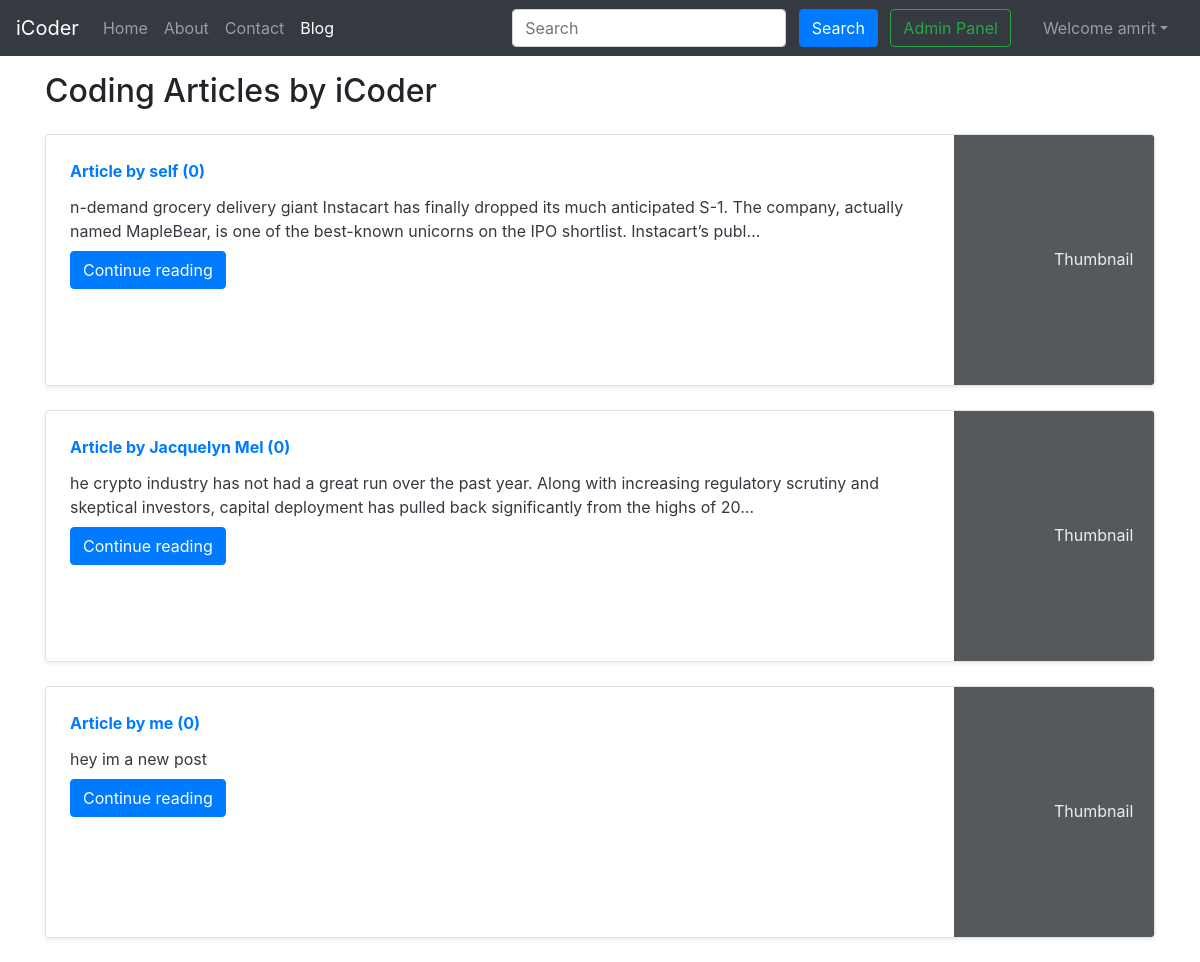
Page /blog/ (signed in) on the committed database.
### blog/models.py (models this page shows, shortened)
class post(models.Model):
    sno = models.AutoField(primary_key=True)
    title = models.CharField(max_length=255)
    content = models.TextField()
    author = models.CharField(max_length=13)
    slug = models.CharField(max_length=150)
    views = models.IntegerField(default=0)
    timeStamp = models.DateTimeField(blank=True)

### blog/views.py (the view)
# urls.py: path('', views.bloghome, name='bloghome'),
def bloghome(request):
    allPosts = post.objects.all()
    context = {'allPosts': allPosts}
    return render(request, "blog/blogHome.html", context)

### templates/blog/bloghome.html (shortened to what this page needs)
{% extends 'base.html' %}
{% block blogactive %} active {% endblock blogactive %}
{% block body %}
<div class="container my-3">
    <h2>Coding Articles by iCoder</h2>
    {% for post in allPosts  %}
    <div class="row no-gutters border rounded overflow-hidden flex-md-row mb-4 shadow-sm h-md-250 my-4 position-relative">
        <div class="col p-4 d-flex flex-column position-static">
            <strong class="d-inline-block mb-2 text-primary">Article  by {{post.author}} ({{post.views}})</strong>
            <h3 class="mb-0"><a class="text-dark" href="/blog/{{post.slug}}"{{post.title}} </a> </h3>
            <p class="card-text mb-auto">{{post.content|safe |truncatechars:200}}</p>
            <div class="my-2">
            	<a href="/blog/{{post.slug}}" role="button" class="btn btn-primary">Continue reading</a>
            </div>
        </div>
        <div class="col-auto d-none d-lg-block">
            <svg class="bd-placeholder-img" width="200" height="250" xmlns="http://www.w3.org/2000/svg" preserveAspectRatio="xMidYMid slice" focusable="false" role="img" aria-label="Placeholder: Thumbnail">
                <rect width="100%" height="100%" fill="#55595c"></rect><text x="50%" y="50%" fill="#eceeef" dy=".3em">Thumbnail</text>
            </svg>
        </div>
        </div>
        {% endfor %}
    </div>
 {% endblock %}

### templates/base.html (shortened to what this page needs)
<!doctype html>
<html lang="en">
  <head>
    <link rel="stylesheet" href="https://stackpath.bootstrapcdn.com/bootstrap/4.5.2/css/bootstrap.min.css">
  </head>
  <body>
    <nav class="navbar navbar-expand-lg navbar-dark bg-dark">
        <a class="navbar-brand" href="/">iCoder</a>
        <div class="collapse navbar-collapse" id="navbarSupportedContent">
          <ul class="navbar-nav mr-auto">
            <li class="nav-item {% block homeactive %}  {% endblock homeactive %}">
              <a class="nav-link" href="/">Home <span class="sr-only">(current)</span></a>
            </li>
            <li class="nav-item {% block aboutactive %}  {% endblock aboutactive %}" >
              <a class="nav-link" href="/about">About</a>
            </li>
            <li class="nav-item {% block contactactive %}  {% endblock contactactive %} ">
              <a class="nav-link" href="/contact">Contact</a>
            </li>
            <li class="nav-item {% block blogactive %}  {% endblock blogactive %} ">
              <a class="nav-link" href="/blog">Blog</a>
            </li>
          </ul>
          <div class="ml-auto form-inline ">
          <form method="get" action="/search"class="my-2 my-lg-0 mx-3">
            <input class="form-control mr-sm-2" type="search" placeholder="Search" aria-label="Search" name="query" id="query">
            <button class="btn btn-primary my-2 my-sm-0 " type="submit">Search</button>
            <a href="/admin" role="button" target="_blank" class="btn btn-outline-success m-2 my-sm-0"> Admin Panel </a>
          </form>
{% if user.is_authenticated %}
<ul class="navbar-nav mr-2">
<li class="nav-item dropdown">
<a class="nav-link dropdown-toggle" href='#' id="navbarDropdown" role="button" data-toggle="dropdown"> Welcome {{request.user}}</a>
      </li>
      </ul>
      </div>
{% endif %}
        </div>
      </nav>
      {% block body %}  {% endblock body %}
  </body>
</html>

### rows in the picture
post: author "self", views "0", content "n-demand grocery delivery giant Instacart has finally dropped its much anticipated S-1. The company, actually named MapleBear, is one of the best-known unicorns on the IPO shortlist. Instacart’s publ…"
post: author "Jacquelyn Mel", views "0", content "he crypto industry has not had a great run over the past year. Along with increasing regulatory scrutiny and skeptical investors, capital deployment has pulled back significantly from the highs of 20…"
post: author "me", views "0", content "hey im a new post"

### other values in the picture
{{ request.user }} "amrit"
